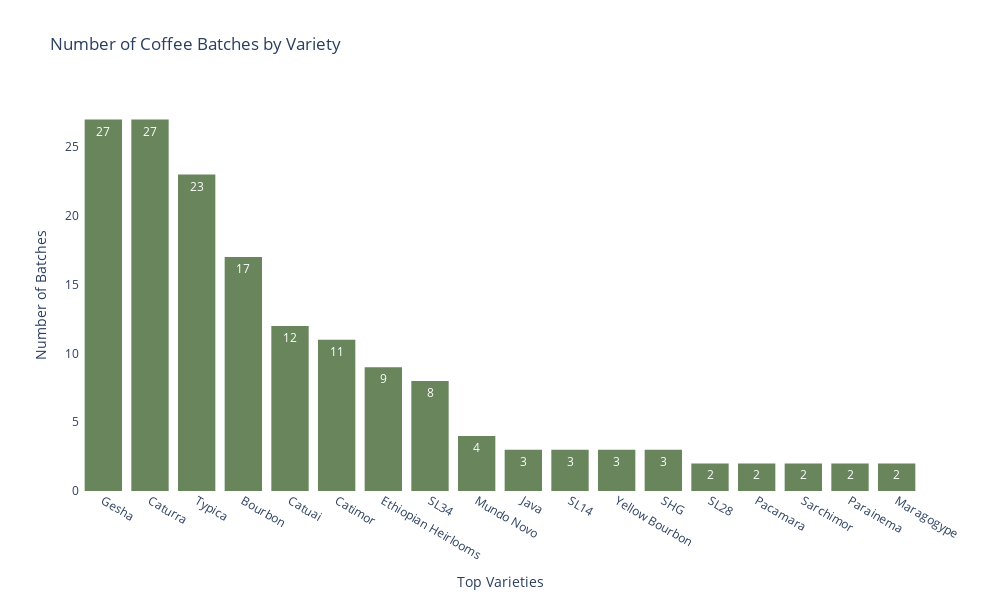

This figure's notebook cell:
### Markdown cell above
Taiwan has the largest number of coffee batches in the dataset, with three times as many batches as the next highest producing country. It's followed by Guatemala, Columbia, Honduras, and Thailand as the next highest producing countries. A number of countries only have 1-2 observations in the dataset. These low producing countries will be dropped in futher country analysis.

### Code cell
# Bar plot of top varieties
# Subset varieties that have at least two batches and known variety names
top_varieties = coffee['variety'].value_counts().reset_index().rename(columns={'variety':'number_of_variety'})

top_varieties = top_varieties[(top_varieties['number_of_variety'] >= 2) 
                              & (top_varieties['index'] != 'unknown')]['index']

# Plot batches by variety for top varieties
variety = px.histogram(coffee[coffee['variety'].isin(top_varieties)], x='variety', 
                       title='Number of Coffee Batches by Variety',
                       labels={'variety':'Top Varieties'}, 
                       width=1000, height=600, color_discrete_sequence=[px.colors.qualitative.Antique[6]],
                       text_auto=True)

variety.update_layout({
    'plot_bgcolor':'rgba(0, 0, 0, 0)',
    'paper_bgcolor':'rgba(0, 0, 0, 0)'
})

variety.update_layout(xaxis={'categoryorder':'total descending'})
variety.update_layout(yaxis_title='Number of Batches')

variety.show()

### Figure 1 — Plotly figure (JSON) as saved in the notebook; plotly's stock layout.template omitted (floating-point values rounded to 4 significant figures; data arrays with more than 128 entries replaced by an {"elided": "..."} marker saying what was removed)
{"data": [{"alignmentgroup": "True", "bingroup": "x", "hovertemplate": "Top Varieties=%{x}<br>count=%{y}<extra></extra>", "legendgroup": "", "marker": {"color": "rgb(104, 133, 92)", "pattern": {"shape": ""}}, "name": "", "offsetgroup": "", "orientation": "v", "showlegend": false, "texttemplate": "%{value}", "type": "histogram", "x": {"elided": "160 str values"}, "xaxis": "x", "yaxis": "y"}], "layout": {"barmode": "relative", "height": 600, "legend": {"tracegroupgap": 0}, "paper_bgcolor": "rgba(0, 0, 0, 0)", "plot_bgcolor": "rgba(0, 0, 0, 0)", "title": {"text": "Number of Coffee Batches by Variety"}, "width": 1000, "xaxis": {"anchor": "y", "categoryorder": "total descending", "domain": [0, 1], "title": {"text": "Top Varieties"}}, "yaxis": {"anchor": "x", "domain": [0, 1], "title": {"text": "Number of Batches"}}}}
